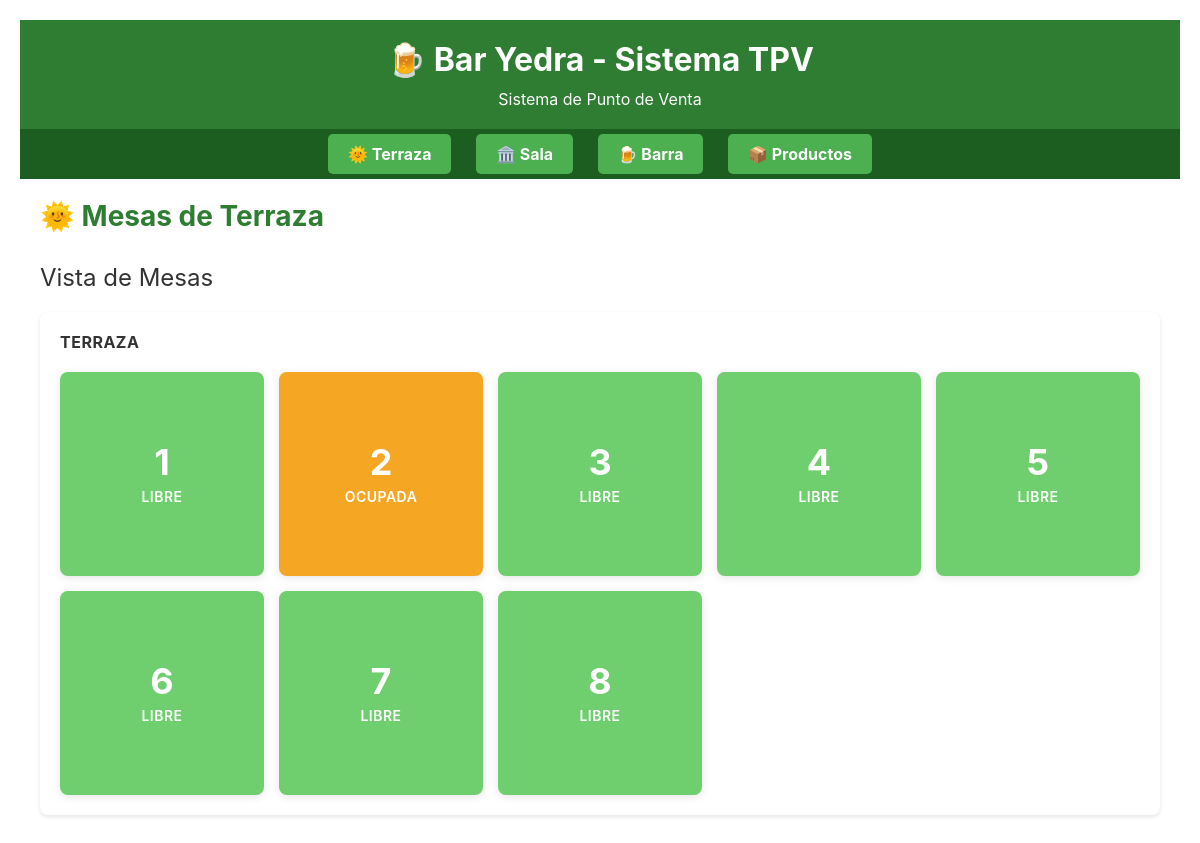
The app's page /terraza with its own data.
### models.py (models this page shows, shortened)
class Mesa(db.Model):
    __tablename__ = 'mesa'
    id = db.Column(db.Integer, primary_key=True)
    numero = db.Column(db.Integer, nullable=False)
    zona = db.Column(db.String(50), nullable=False)  # Terraza, Sala, Barra
    estado = db.Column(db.String(20), default='libre')  # libre, ocupada, pagada
    pedidos = db.relationship('Pedido', backref='mesa', lazy=True)

### app.py (the view)
@app.route('/terraza')
def terraza():
    mesas = Mesa.query.filter_by(zona='Terraza').order_by(Mesa.numero).all()
    return render_template('terraza.html', mesas=mesas)

### templates/terraza.html (shortened to what this page needs)
{% extends "base_tpv.html" %}
{% block content %}
<div class="products-header">
    <h2>🌞 Mesas de Terraza</h2>
</div>
<h3>Vista de Mesas</h3>
    <div class="section">
        <div class="section-title">TERRAZA</div>
        <div class="mesas-grid">
            {% for mesa in mesas %}
                <div class="mesa-card {{ mesa.estado }}" onclick="window.location.href='/mesa/{{ mesa.id }}'">
                    <div class="mesa-numero">{{ mesa.numero }}</div>
                    <div class="mesa-estado">
                        {% if mesa.estado == 'libre' %}
                            LIBRE
                        {% elif mesa.estado == 'ocupada' %}
                            OCUPADA
                        {% else %}
                            PAGADA
                        {% endif %}
                    </div>
                </div>
            {% endfor %}
        </div>
    </div>
</div>
{% endblock %}

### templates/base_tpv.html (shortened to what this page needs)
<!DOCTYPE html>
<html lang="es">
<head>
</head>
<body>
    <div class="header">
        <h1>🍺 Bar Yedra - Sistema TPV</h1>
        <p>Sistema de Punto de Venta</p>
    </div>
    <div class="nav">
        <a href="/terraza">🌞 Terraza</a>
        <a href="/sala">🏛️ Sala</a>
        <a href="/barra">🍺 Barra</a>
        <a href="/products">📦 Productos</a>
    </div>
    <div class="container">
        {% block content %}{% endblock %}
</body>
</html>

### templates/base_tpv.html (style rules this page uses)
* { margin: 0; padding: 0; box-sizing: border-box; }
body { font-family: Arial, sans-serif; background: #f5f5f5; color: #333; }
.header { background: #2e7d32; color: white; padding: 20px; text-align: center; }
.header h1 { margin-bottom: 10px; }
.nav { background: #1b5e20; padding: 15px; text-align: center; }
.nav a { color: white; text-decoration: none; padding: 10px 20px; margin: 0 10px; background: #4caf50; border-radius: 5px; font-weight: bold; }
.container { max-width: 1200px; margin: 20px auto; padding: 0 20px; }

### templates/terraza.html (style rules this page uses)
body { background-color: #ffffff; margin: 0; padding: 20px; font-family: -apple-system, BlinkMacSystemFont, 'Segoe UI', Roboto, sans-serif; }
.section { background: white; border-radius: 8px; padding: 20px; margin-bottom: 20px; box-shadow: 0 2px 4px rgba(0,0,0,0.1); }
.section-title { color: #333; font-size: 16px; font-weight: bold; margin-bottom: 20px; text-transform: uppercase; letter-spacing: 0.5px; }
.mesas-grid { display: grid; grid-template-columns: repeat(5, 1fr); gap: 15px; }
.mesa-card { background: #6FCF6F; border: none; border-radius: 8px; padding: 20px; text-align: center; cursor: pointer; transition: all 0.3s ease; aspect-ratio: 1; display: flex; flex-direction: column; justify-content: center; align-items: center; min-height: 120px; box-shadow: 0 2px 8px rgba(0,0,0,0.1); }
.mesa-card.ocupada { background: #F5A623; }
.mesa-numero { color: white; font-size: 36px; font-weight: bold; margin-bottom: 8px; line-height: 1; }
.mesa-estado { color: white; font-size: 14px; font-weight: 600; text-transform: uppercase; letter-spacing: 0.5px; }
.products-header { display: flex; justify-content: space-between; align-items: center; margin-bottom: 30px; }
.products-header h2 { color: #2e7d32; font-size: 28px; margin: 0; font-weight: bold; }
h3 { color: #333; font-size: 24px; margin: 20px 0; font-weight: normal; }

### records on screen
Mesa: numero "1", estado "LIBRE"
Mesa: numero "2", estado "OCUPADA"
Mesa: numero "3", estado "LIBRE"
Mesa: numero "4", estado "LIBRE"
Mesa: numero "5", estado "LIBRE"
Mesa: numero "6", estado "LIBRE"
Mesa: numero "7", estado "LIBRE"
Mesa: numero "8", estado "LIBRE"
